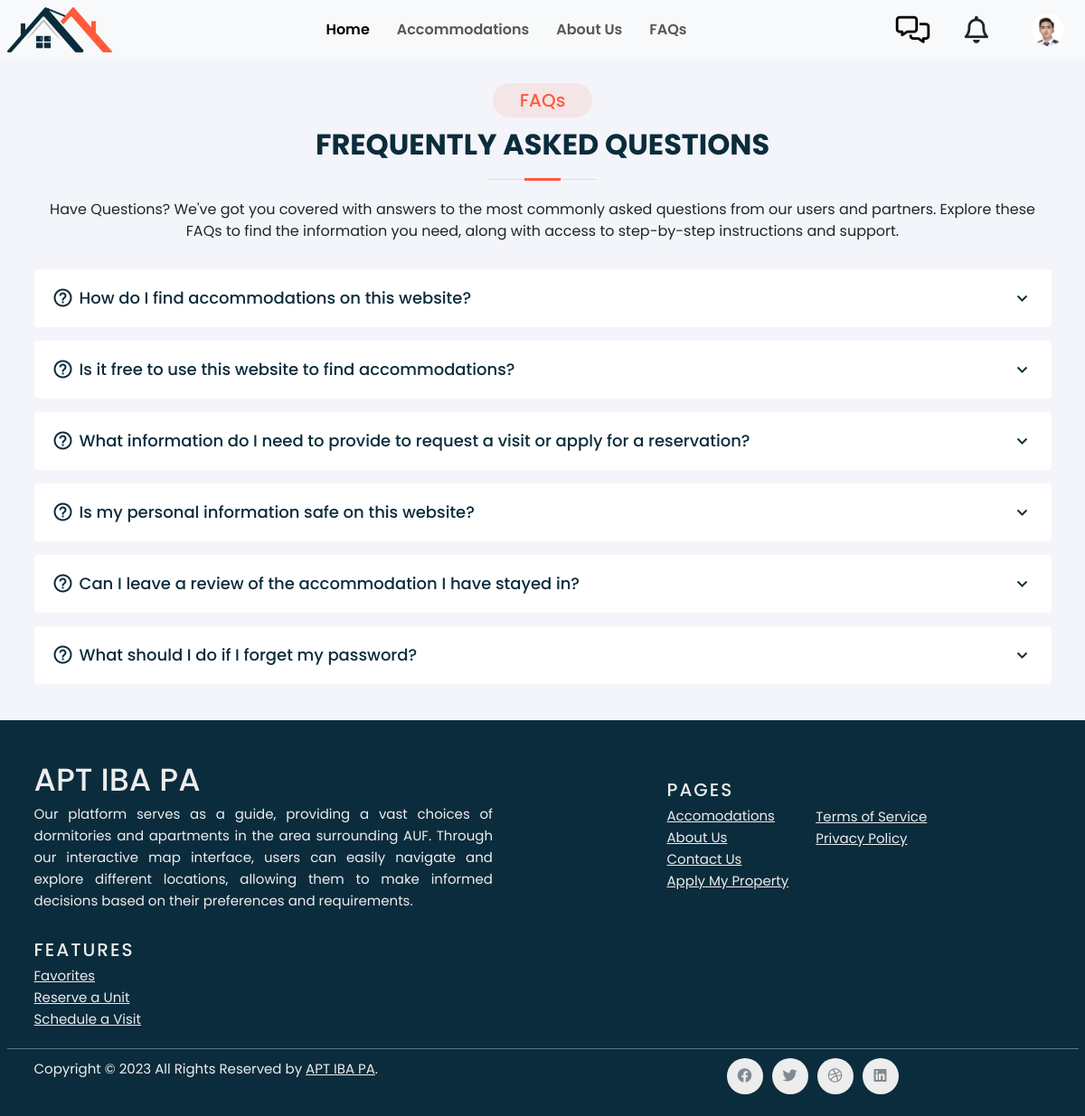
/faqs.php (signed in), run on the app's committed database.
### tables this page shows
CREATE TABLE `apt_user_information` (
  `user_id` int(11) NOT NULL,
  `first_name` varchar(50) NOT NULL,
  `last_name` varchar(50) NOT NULL,
  `contact_number` varchar(15) NOT NULL,
  `user_type` int(1) NOT NULL,
  `status` int(1) NOT NULL
);

CREATE TABLE `apt_user_images` (
  `image_id` int(11) NOT NULL,
  `user_id` int(11) NOT NULL,
  `image_name` varchar(255) NOT NULL,
  `status` int(11) NOT NULL
);

CREATE TABLE `apt_faqs` (
  `faq_id` int(11) NOT NULL,
  `admin_id` int(11) NOT NULL,
  `question` text NOT NULL,
  `answer` text NOT NULL,
  `status` int(1) NOT NULL
);

### models/User.php (called while the page is built, shortened)
<?php
class User
{
	protected $connection;
	public function setConnection($connection)
	{
		$this->connection = $connection;
	}
    public function getById($user_id){
        try {
            $sql = 'SELECT apt_user_information.*, apt_users.*, apt_user_images.image_name FROM apt_user_information JOIN apt_users ON apt_user_information.user_id=apt_users.user_id LEFT JOIN  apt_user_images ON apt_user_information.user_id=apt_user_images.user_id WHERE apt_user_information.user_id=? AND apt_user_information.status=1';
			$statement = $this->connection->prepare($sql);
			$statement->execute([
				$user_id
			]);
            return $row = $statement->fetch();
        } catch (Exception $e) {
			error_log($e->getMessage());
		}
    }
}

### session.php (called while the page is built, shortened)
<?php
if(isset($_SESSION['user_id']) && $_SESSION['user_type'] == 2){
    $user_id = $_SESSION['user_id'];
    $user = new User();
    $user->setConnection($connection);
    $user = $user->getById($user_id);
    $image_name = isset($user['image_name']) ? $user['image_name'] : 'male-logo2.png' ;
}

### models/Faq.php (called while the page is built, shortened)
<?php
class Faq
{
    public function setConnection($connection)
	{
		$this->connection = $connection;
	}
    public function getFaqs()
    {
        try {
             $sql = 'SELECT * FROM apt_faqs WHERE status=1';
             $data = $this->connection->query($sql)->fetchAll();
            return $data;
        } catch (Exception $e) {
            echo 'An error occurred: ' . $e->getMessage();
        }
    }
}

### faqs.php (the view, shortened to what this page needs)
<?php
include ("init.php");
include ("session.php");
$faqs = new Faq();
$faqs->setConnection($connection);
$faqs = $faqs->getFaqs();
?>
<!DOCTYPE html>
<html lang="en">
    <head>
        <link
        href="https://cdn.jsdelivr.net/npm/bootstrap@5.3.0/dist/css/bootstrap.min.css"
        rel="stylesheet"
        />
        <link href="css/aboutUs.css" rel="stylesheet" />
        <link href="css/all.css" rel="stylesheet" />
    </head>
  <body>
    <?php if(isset($user_id)) {
      include('navbar_logged.php');
      } else {
         include('navbar.php');
        } ?>
    <section id="faq" class="faq section-bg">
        <div class="container" data-aos="fade-up">
          <div class="section-title">
          <p class="statusU text-center mb-4"><span>FAQs</span></p>
            <h2>Frequently Asked Questions</h2>
            <p>Have Questions? We've got you covered with answers to the most commonly asked questions from our users and partners. Explore these FAQs to find the information you need, along with access to step-by-step instructions and support.</p>
          </div>
          <div class="faq-list">
            <ul>
                <?php
                    $collapse = 1;
                    foreach($faqs as $faq){
                    $question = $faq['question'];
                ?>
              <li data-aos="fade-up" data-aos-delay="100">
                <i class="bx bx-help-circle icon-help"></i>
                <a data-bs-toggle="collapse" class="collapsed" data-bs-target="#faq-list-<?=$collapse?>" style="text-decoration: none;"><?= $question ?>
                  <i class="bx bx-chevron-down icon-show"></i>
                </a>
              </li>
              <?php $collapse++;} ?>
            </ul>
          </div>
        </div>
      </section>
  <?php include('footer.php'); ?>
  </body>
</html>

### navbar_logged.php (shortened to what this page needs)
<?php
    include ("init.php");
    if(isset($_SESSION['user_id'])){
        $user_id = $_SESSION['user_id'];
        $chats = new Chat();
        $chats->setConnection($connection);
        $chats = $chats->getUserChats($user_id);
        $notification = new Notification();
        $notification->setConnection($connection);
        $notifications = $notification->getNotifications($user_id);
    }
?>
<link href='https://unpkg.com/boxicons@2.0.9/css/boxicons.min.css' rel='stylesheet'>
<nav class="navbar navbar-expand-lg bg-body-tertiary">
      <div class="container-fluid">
      <a class="navbar-brand" href="index.php">
          <img src="resources/images/AipSingle2.png" alt="Bootstrap"  height="50" />
        </a>
        <div class="collapse navbar-collapse" id="navbarNav">
            <ul class="navbar-nav ms-auto me-2 mb-2 mb-lg-0">
            <li class="nav-item">
              <a class="nav-link active" aria-current="page" href="index.php">Home</a>
            </li>
            <li class="nav-item">
              <a class="nav-link" href="accommodations.php">Accommodations</a>
            </li>
            <li class="nav-item">
              <a class="nav-link" href="about.php">About Us</a>
            </li>
            <li class="nav-item">
              <a class="nav-link" href="faqs.php">FAQs</a>
            </li>
          </ul>
            <ul class="navbar-nav ms-auto me-2 mb-2 mb-lg-0">
            <?php if(empty($chats)){?>
            <button class="btnNotif me-5 position-relative bg-transparent" data-bs-toggle="offcanvas" data-bs-target="#offcanvasEmptyChat" aria-controls="offcanvasEmptyChat" aria-label="Inbox">
                <i class="fa-regular fa-messages fa-3x"></i>
            </button>
          <?php } ?>
          <?php if(empty($notifications)){ ?>
          <button class="btn me-5 position-relative" data-bs-toggle="offcanvas" data-bs-target="#offcanvasEmptyNotif" aria-controls="offcanvasEmptyNotif">
            <i class="fa-regular fa-bell fa-3x"></i>
          </button>
          <?php } ?>
                <li class="nav-item">
                  <div class="dropdown position-relative">
                    <img src="resources/images/users/<?php echo $image_name ?>" class="profile" alt="profile-pic" type="button" data-bs-toggle="dropdown">
                  </div>
                </li>
            </ul>
        </div>
      </div>
    </nav>

### css/aboutUs.css (style rules this page uses)
* { margin: 0; padding: 0; box-sizing: border-box; font-family: 'Poppins', sans-serif; }
:root { --box-shadow: 0 .5rem 1rem rgba(0, 0, 0, .1); --body-color: #E4E9F7; --light-bg: #eee; --card-clr: #161922; --body-clr: #191d28; --primary-clr: #f0bf6a; --heading-clr: #dadada; --text-clr: #767a86; --dark-jungle-green: hsl(188, 63%, 7%); --prussian-blue: hsl(200, 69%, 14%); --prussian-pale: hsl(201, 19%, 42%); --raisin-black-1: hsl(227, 29%, 13%); --raisin-black-2: hsl(229, 17%, 19%); --yellow-green: hsl(89, 72%, 45%); --orange-soda: hsl(9, 100%, 62%); --orange-tangy: hsla(9, 100%, 62%, 0.1); --orange-pale: hsl(9, 100%, 73%); --cultured-1: hsl(0, 0%, 93%); --cultured-2: hsl(192, 24%, 96%); --misty-rose: hsl(7, 56%, 91%); --alice-blue: hsl(210, 100%, 97%); --seashell: hsl(8, 100%, 97%); --cadet: hsl(200, 15%, 43%); --white: hsl(0, 0%, 100%); --black: hsl(0, 0%, 0%); --opal: hsl(180, 20%, 62%); }
html { font-size: 62.5%; overflow-x: hidden; scroll-behavior: smooth; scroll-padding-top: 10rem; }
body { background-color: var(--white); }
section { padding: 3rem 2rem; margin: 0 auto; }
#navbarNav li { font-size: 1.6rem; font-weight: 600; padding: 1rem; border-radius: 5px; }
.statusU span { padding: .5rem 3rem; color: var(--orange-soda); background-color: hsla(9, 100%, 62%, 0.1);; font-size: 2rem; font-weight: 500; border-radius: 25px; }
.section-bg { background-color: #f3f5fa; }
.section-title h2 { font-size: 32px; font-weight: bold; text-transform: uppercase; margin-bottom: 20px; padding-bottom: 20px; position: relative; color: var(--prussian-blue); }
.section-title h2::before { content: ""; position: absolute; display: block; width: 120px; height: 1px; background: #ddd; bottom: 1px; left: calc(50% - 60px); }
.section-title h2::after { content: ""; position: absolute; display: block; width: 40px; height: 3px; background: var(--orange-soda); bottom: 0; left: calc(50% - 20px); }
.section-title p { font-size: 16px; margin-bottom: 0; }
.section-title { text-align: center; padding-bottom: 30px; }
.faq .faq-list { padding: 0 100px; }
.faq .faq-list ul { padding: 0; list-style: none; }
.faq .faq-list li+li { margin-top: 15px; }
.faq .faq-list li { padding: 20px; background: #fff; border-radius: 4px; position: relative; }
.faq .faq-list a { display: block; position: relative; font-family: "Poppins", sans-serif; font-size: 1.8rem; line-height: 24px; font-weight: 500; padding: 0 30px; outline: none; cursor: pointer; color: var(--orange-soda); }
.faq .faq-list .icon-help { font-size: 24px; position: absolute; right: 0; left: 20px; color: var(--prussian-blue); }
.faq .faq-list .icon-show, .faq .faq-list .icon-close { font-size: 24px; position: absolute; right: 0; top: 0; }
.faq .faq-list .icon-show { display: none; }
.faq .faq-list a.collapsed { color: var(--prussian-blue); transition: 0.3s; }
.faq .faq-list a.collapsed .icon-show { display: inline-block; }
@media (max-width: 1200px) { .faq .faq-list { padding: 0; } }

### css/footer.css (style rules this page uses)
* { margin: 0; padding: 0; box-sizing: border-box; font-family: 'Poppins', sans-serif; }
:root { --box-shadow: 0 .5rem 1rem rgba(0, 0, 0, .1); --body-color: #E4E9F7; --light-bg: #eee; --card-clr: #161922; --body-clr: #191d28; --primary-clr: #f0bf6a; --heading-clr: #dadada; --text-clr: #767a86; --dark-jungle-green: hsl(188, 63%, 7%); --prussian-blue: hsl(200, 69%, 14%); --prussian-pale: hsl(201, 19%, 42%); --raisin-black-1: hsl(227, 29%, 13%); --raisin-black-2: hsl(229, 17%, 19%); --yellow-green: hsl(89, 72%, 45%); --orange-soda: hsl(9, 100%, 62%); --orange-tangy: hsla(9, 100%, 62%, 0.1); --orange-pale: hsl(9, 100%, 73%); --cultured-1: hsl(0, 0%, 93%); --cultured-2: hsl(192, 24%, 96%); --misty-rose: hsl(7, 56%, 91%); --alice-blue: hsl(210, 100%, 97%); --seashell: hsl(8, 100%, 97%); --cadet: hsl(200, 15%, 43%); --white: hsl(0, 0%, 100%); --black: hsl(0, 0%, 0%); --opal: hsl(180, 20%, 62%); }
html { font-size: 62.5%; overflow-x: hidden; scroll-behavior: smooth; scroll-padding-top: 10rem; }
section { padding: 3rem 2rem; margin: 0 auto; }

### data on the page
apt_user_information: apt_user_images.image_name (picture)
apt_faqs: question "How do I find accommodations on this website?"
apt_faqs: question "Is it free to use this website to find accommodations?"
apt_faqs: question "What information do I need to provide to request a visit or apply for a reservation?"
apt_faqs: question "Is my personal information safe on this website?"
apt_faqs: question "Can I leave a review of the accommodation I have stayed in?"
apt_faqs: question "What should I do if I forget my password?"
